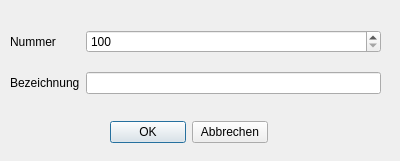
<?xml version="1.0" encoding="UTF-8"?>
<ui version="4.0">
 <class>Dialog_kostenstelle</class>
 <widget class="QDialog" name="Dialog_kostenstelle">
  <property name="geometry">
   <rect>
    <x>0</x>
    <y>0</y>
    <width>400</width>
    <height>161</height>
   </rect>
  </property>
  <property name="windowTitle">
   <string>Kostenstelle</string>
  </property>
  <property name="modal">
   <bool>true</bool>
  </property>
  <widget class="QWidget" name="">
   <property name="geometry">
    <rect>
     <x>10</x>
     <y>17</y>
     <width>371</width>
     <height>91</height>
    </rect>
   </property>
   <layout class="QGridLayout" name="gridLayout">
    <item row="0" column="0">
     <widget class="QLabel" name="label">
      <property name="text">
       <string>Nummer</string>
      </property>
     </widget>
    </item>
    <item row="1" column="0">
     <widget class="QLabel" name="label_2">
      <property name="text">
       <string>Bezeichnung</string>
      </property>
     </widget>
    </item>
    <item row="1" column="1">
     <widget class="QLineEdit" name="lineEdit_bez"/>
    </item>
    <item row="0" column="1">
     <widget class="QSpinBox" name="spinBox_nr">
      <property name="minimum">
       <number>100</number>
      </property>
      <property name="maximum">
       <number>999</number>
      </property>
     </widget>
    </item>
   </layout>
  </widget>
  <widget class="QWidget" name="">
   <property name="geometry">
    <rect>
     <x>110</x>
     <y>120</y>
     <width>158</width>
     <height>25</height>
    </rect>
   </property>
   <layout class="QHBoxLayout" name="horizontalLayout">
    <item>
     <widget class="QPushButton" name="pushButton_ok">
      <property name="text">
       <string>OK</string>
      </property>
     </widget>
    </item>
    <item>
     <widget class="QPushButton" name="pushButton_abbrechen">
      <property name="text">
       <string>Abbrechen</string>
      </property>
     </widget>
    </item>
   </layout>
  </widget>
 </widget>
 <resources/>
 <connections/>
</ui>
